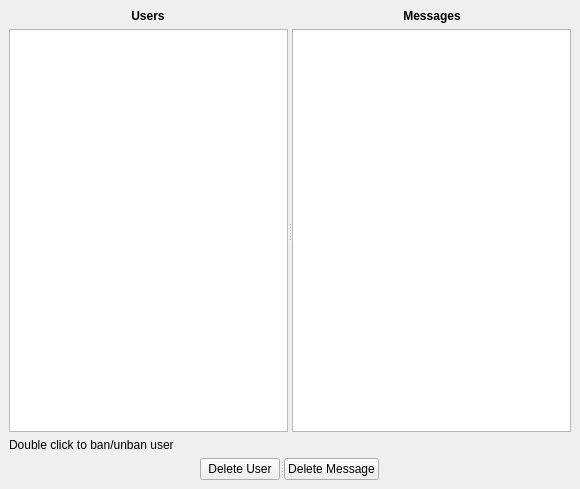
<?xml version="1.0" encoding="UTF-8"?>
<ui version="4.0">
 <class>MainWindow</class>
 <widget class="QMainWindow" name="MainWindow">
  <property name="geometry">
   <rect>
    <x>0</x>
    <y>0</y>
    <width>580</width>
    <height>489</height>
   </rect>
  </property>
  <property name="windowTitle">
   <string>Chat_Server</string>
  </property>
  <widget class="QWidget" name="centralwidget">
   <layout class="QVBoxLayout" name="verticalLayout">
    <item>
     <layout class="QHBoxLayout" name="horizontalLayout_3">
      <item>
       <widget class="QLabel" name="label_Users">
        <property name="text">
         <string>&lt;html&gt;&lt;head/&gt;&lt;body&gt;&lt;p align=&quot;center&quot;&gt;&lt;span style=&quot; font-weight:700;&quot;&gt;Users&lt;/span&gt;&lt;/p&gt;&lt;/body&gt;&lt;/html&gt;</string>
        </property>
       </widget>
      </item>
      <item>
       <widget class="QLabel" name="label_Messages">
        <property name="text">
         <string>&lt;html&gt;&lt;head/&gt;&lt;body&gt;&lt;p align=&quot;center&quot;&gt;&lt;span style=&quot; font-weight:700;&quot;&gt;Messages&lt;/span&gt;&lt;/p&gt;&lt;/body&gt;&lt;/html&gt;</string>
        </property>
       </widget>
      </item>
     </layout>
    </item>
    <item>
     <widget class="QSplitter" name="splitter_2">
      <property name="sizePolicy">
       <sizepolicy hsizetype="Expanding" vsizetype="Preferred">
        <horstretch>0</horstretch>
        <verstretch>1</verstretch>
       </sizepolicy>
      </property>
      <property name="orientation">
       <enum>Qt::Horizontal</enum>
      </property>
      <widget class="QTableView" name="tableView_Users">
       <property name="sizePolicy">
        <sizepolicy hsizetype="Expanding" vsizetype="Expanding">
         <horstretch>0</horstretch>
         <verstretch>0</verstretch>
        </sizepolicy>
       </property>
      </widget>
      <widget class="QTableView" name="tableView_Messages">
       <property name="sizePolicy">
        <sizepolicy hsizetype="Expanding" vsizetype="Expanding">
         <horstretch>0</horstretch>
         <verstretch>0</verstretch>
        </sizepolicy>
       </property>
      </widget>
     </widget>
    </item>
    <item>
     <layout class="QHBoxLayout" name="horizontalLayout">
      <item>
       <widget class="QLabel" name="label">
        <property name="lineWidth">
         <number>1</number>
        </property>
        <property name="text">
         <string>Double click to ban/unban user</string>
        </property>
       </widget>
      </item>
     </layout>
    </item>
    <item alignment="Qt::AlignHCenter">
     <widget class="QSplitter" name="splitter_3">
      <property name="orientation">
       <enum>Qt::Horizontal</enum>
      </property>
      <widget class="QPushButton" name="pushButton_DeleteUser">
       <property name="text">
        <string>Delete User</string>
       </property>
      </widget>
      <widget class="QPushButton" name="pushButton_DeleteMessage">
       <property name="text">
        <string>Delete Message</string>
       </property>
      </widget>
     </widget>
    </item>
   </layout>
  </widget>
 </widget>
 <resources/>
 <connections/>
</ui>
